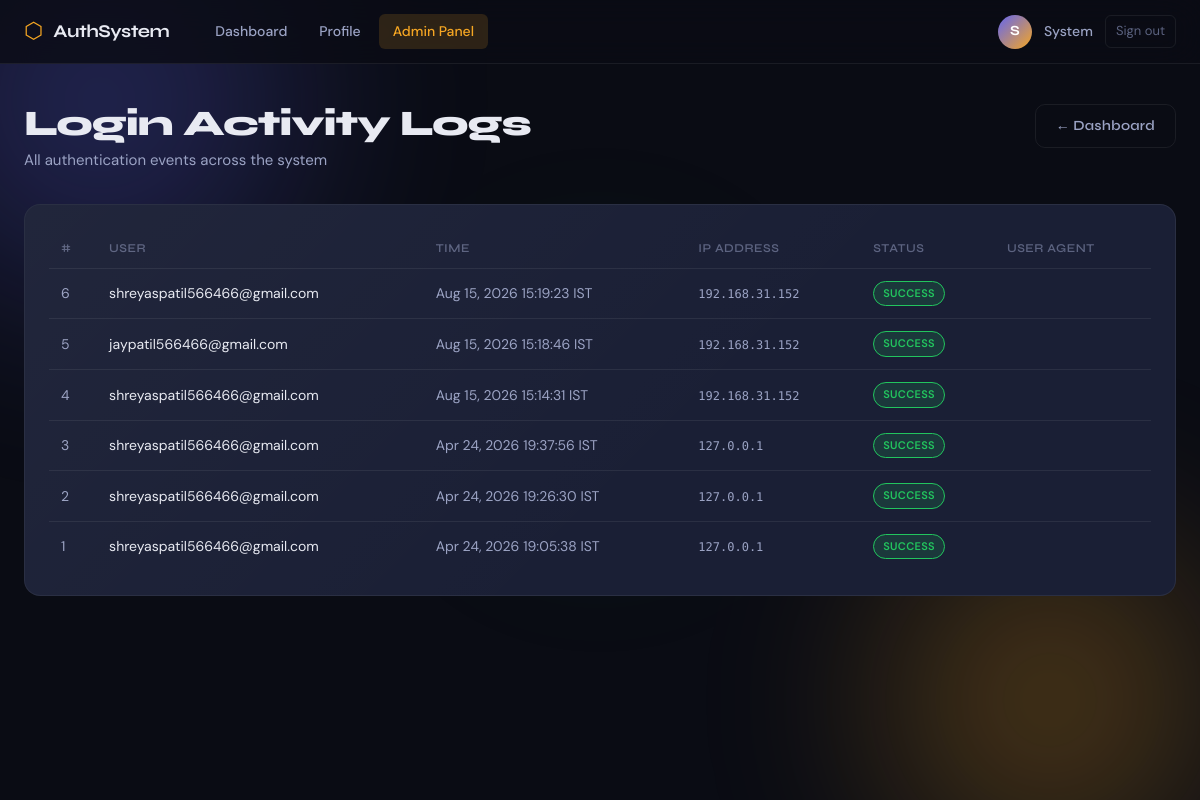
The page /admin/logs (signed in) on the database its author committed.
### app/models.py (models this page shows, shortened)
class User(UserMixin, db.Model):
    __tablename__ = "users"
    id = db.Column(db.Integer, primary_key=True)
    name = db.Column(db.String(120), nullable=False)
    email = db.Column(db.String(255), unique=True, nullable=False, index=True)
    password_hash = db.Column(db.String(255), nullable=False)
    role = db.Column(db.String(20), nullable=False, default=Role.USER)
    is_verified = db.Column(db.Boolean, default=False, nullable=False)
    is_active = db.Column(db.Boolean, default=True, nullable=False)
    created_at = db.Column(db.DateTime, default=lambda: datetime.now(timezone.utc))
    last_login = db.Column(db.DateTime, nullable=True)
    otps = db.relationship("OTP", backref="user", lazy="dynamic", cascade="all, delete-orphan")
    email_tokens = db.relationship("EmailToken", backref="user", lazy="dynamic", cascade="all, delete-orphan")
    login_logs = db.relationship("LoginLog", backref="user", lazy="dynamic", cascade="all, delete-orphan")
    @property
    def is_admin(self):
        return self.role == Role.ADMIN

class LoginLog(db.Model):
    __tablename__ = "login_logs"
    id = db.Column(db.Integer, primary_key=True)
    user_id = db.Column(db.Integer, db.ForeignKey("users.id"), nullable=False)
    login_time = db.Column(db.DateTime, default=lambda: datetime.now(timezone.utc))
    ip_address = db.Column(db.String(50), nullable=True)
    user_agent = db.Column(db.String(512), nullable=True)
    status = db.Column(db.String(20), default="success")  # success / failed

### app/blueprints/admin/routes.py (the view)
@admin_bp.route("/logs")
@login_required
@admin_required
def logs():
    page = request.args.get("page", 1, type=int)
    logs = (
        LoginLog.query.order_by(LoginLog.login_time.desc())
        .paginate(page=page, per_page=50)
    )
    return render_template("admin/admin_logs.html", logs=logs)

### app/models.py (called while the page is built)
@login_manager.user_loader
def load_user(user_id):
    return db.session.get(User, int(user_id))

### app/utils/timezone.py (called while the page is built)
def to_ist(dt):
    if dt is None:
        return None
    if dt.tzinfo is None:
        dt = dt.replace(tzinfo=timezone.utc)
    return dt.astimezone(IST)

### app/templates/admin/admin_logs.html (shortened to what this page needs)
{% extends "base.html" %}
{% block content %}
<div class="page-wrapper">
    <div class="page-header">
        <div>
            <h1 class="page-title">Login Activity Logs</h1>
            <p class="page-subtitle">All authentication events across the system</p>
        </div>
        <a href="{{ url_for('admin.dashboard') }}" class="btn btn-ghost">← Dashboard</a>
    </div>
    <div class="card">
        <div class="table-wrapper">
            <table class="data-table">
                <thead>
                    <tr>
                        <th>#</th>
                        <th>User</th>
                        <th>Time</th>
                        <th>IP Address</th>
                        <th>Status</th>
                        <th>User Agent</th>
                    </tr>
                </thead>
                <tbody>
                    {% for log in logs.items %}
                    <tr>
                        <td class="text-muted">{{ log.id }}</td>
                        <td>{{ log.user.email if log.user else "Deleted User" }}</td>
                        <td class="text-muted">{{ (log.login_time | ist).strftime('%b %d, %Y %H:%M:%S') }} IST</td>
                        <td><code class="ip-code">{{ log.ip_address or "—" }}</code></td>
                        <td>
                            <span class="badge-status {% if log.status == 'success' %}status-active{% else %}status-inactive{% endif %}">
                                {{ log.status | capitalize }}
                            </span>
                        </td>
                        <td class="text-muted ua-cell" title="{{ log.user_agent }}">
                        </td>
                    </tr>
                    {% else %}
                    <tr><td colspan="6" class="empty-state">No logs found.</td></tr>
                    {% endfor %}
                </tbody>
            </table>
        </div>
    </div>
</div>
{% endblock %}

### app/templates/base.html (shortened to what this page needs)
<!DOCTYPE html>
<html lang="en">
<head>
    <link rel="stylesheet" href="{{ url_for('static', filename='css/main.css') }}">
</head>
<body class="{% block body_class %}{% endblock %}">
    <div class="ambient-bg">
        <div class="orb orb-1"></div>
        <div class="orb orb-2"></div>
    </div>
    {% if current_user.is_authenticated %}
    <nav class="navbar">
        <div class="nav-container">
            <a href="{{ url_for('main.index') }}" class="nav-brand">
                <span class="brand-icon">⬡</span>
                <span class="brand-name">AuthSystem</span>
            </a>
            <div class="nav-links">
                <a href="{{ url_for('main.dashboard') }}" class="nav-link {% if request.endpoint == 'main.dashboard' %}active{% endif %}">Dashboard</a>
                <a href="{{ url_for('main.profile') }}" class="nav-link {% if request.endpoint == 'main.profile' %}active{% endif %}">Profile</a>
                {% if current_user.is_admin %}
                <a href="{{ url_for('admin.dashboard') }}" class="nav-link nav-admin {% if request.blueprint == 'admin' %}active{% endif %}">Admin Panel</a>
                {% endif %}
            </div>
            <div class="nav-user">
                <div class="user-avatar">{{ current_user.name[0].upper() }}</div>
                <span class="user-name">{{ current_user.name.split()[0] }}</span>
                <a href="{{ url_for('auth.logout') }}" class="nav-logout">Sign out</a>
            </div>
        </div>
    </nav>
    {% endif %}
    <main class="main-content">
        {% block content %}{% endblock %}
    </main>
</body>
</html>

### rows shown on the page
User: name "S", name "System"
LoginLog: id "6", user "shreyaspatil566466@gmail.com", login_time "Aug 15, 2026 15:19:23", ip_address "192.168.31.152", status "SUCCESS"
LoginLog: id "5", user "jaypatil566466@gmail.com", login_time "Aug 15, 2026 15:18:46", ip_address "192.168.31.152", status "SUCCESS"
LoginLog: id "4", user "shreyaspatil566466@gmail.com", login_time "Aug 15, 2026 15:14:31", ip_address "192.168.31.152", status "SUCCESS"
LoginLog: id "3", user "shreyaspatil566466@gmail.com", login_time "Apr 24, 2026 19:37:56", ip_address "127.0.0.1", status "SUCCESS"
LoginLog: id "2", user "shreyaspatil566466@gmail.com", login_time "Apr 24, 2026 19:26:30", ip_address "127.0.0.1", status "SUCCESS"
LoginLog: id "1", user "shreyaspatil566466@gmail.com", login_time "Apr 24, 2026 19:05:38", ip_address "127.0.0.1", status "SUCCESS"
